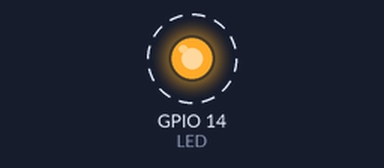
Simulated run of this program. Board: ESP32. Parts: output pins drawn as LEDs (lit = HIGH). Dashed ring = blinking. What the program prints to the serial monitor is not drawn.

Above: at 0.15 s.
Timing chart, 0 to 3.0 s (numbered marks = the images above):
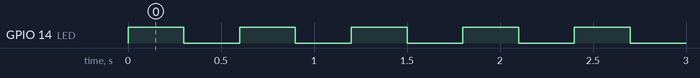

Measured:
- by itself, GPIO 14 (LED): alternates HIGH for 0.30 s and LOW for 0.30 s

The program:

main.cpp
```cpp
#include <Arduino.h>

/* Incluindo FreeRtos */
#include <freertos/FreeRTOS.h>
#include <freertos/task.h>
#include <freertos/queue.h>

#define LED 14

QueueHandle_t xFila;

TaskHandle_t xTask1Handle,xTask2Handle;

void vTask1(void *pvParameters);
void vTask2(void *pvParameters);
void fatalError(String text);

void setup() {
  Serial.begin(115200);
  pinMode(LED, OUTPUT);

  xFila = xQueueCreate(5, sizeof(int));

  if(xFila == NULL){

    while(true){
      fatalError("Não foi possivel criar a fila principal");
      delay(500);
    }
  }

  BaseType_t xIsTaskCreted;

  xIsTaskCreted = xTaskCreate(vTask1, "Task1", configMINIMAL_STACK_SIZE+1024, NULL, 1, &xTask1Handle);

  if(xIsTaskCreted == pdFAIL){
    fatalError("Não foi possivel iniciar a task: Task1");
  }

  xIsTaskCreted = xTaskCreate(vTask2, "Task2", configMINIMAL_STACK_SIZE+1024, NULL, 1, &xTask2Handle);

  if(xIsTaskCreted == pdFAIL){
    fatalError("Não foi possivel iniciar a task: Task2");
  }

}

void loop() {
  digitalWrite(LED, !digitalRead(LED));
  vTaskDelay(pdMS_TO_TICKS(300));
}

/* Tratamento de erro - Apenas informar ao operador o erro */
void fatalError(String text){

  while(true){
    Serial.println(text);
    delay(500);
  }
}

void vTask1(void *pvParameters){
  int cont = 0;

  while (true){
    if(cont<10){
      BaseType_t inserted = xQueueSend(xFila, &cont, portMAX_DELAY);
      if(inserted = pdTRUE){
        Serial.print("Enviado:");
        Serial.println(cont);
      }
      cont++;
    }
    else{
      cont = 0;
    }
    vTaskDelay(pdMS_TO_TICKS(250));
  }


}


void vTask2(void *pvParameters){
  int valorRecebido;

  while (true){
    if(xQueueReceive(xFila,&valorRecebido, pdMS_TO_TICKS(1000)) == pdTRUE){
      Serial.print("Recebido: ");
      Serial.println(valorRecebido);

    }
    else{
      Serial.println("TIMEOUT");
    }
    vTaskDelay(500); /* Delay adicionado para dar tempo de encher a fila*/

  }

}
```
